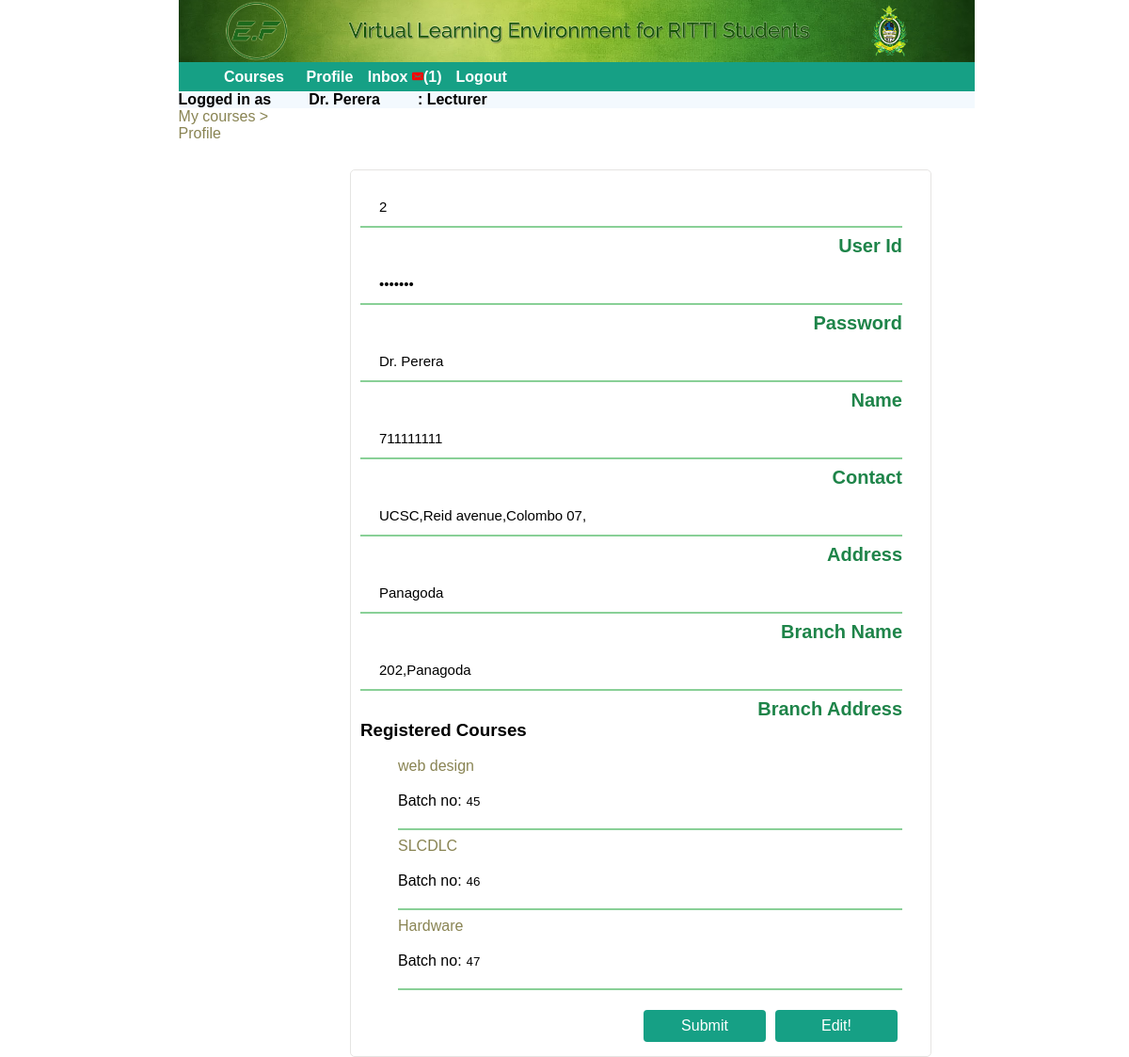
The app's page /lecturer/profile.php (signed in) with its own data.
### tables this page shows
CREATE TABLE IF NOT EXISTS `user` (
  `user_Id` int(11) NOT NULL AUTO_INCREMENT,
  `NIC` varchar(10) NOT NULL,
  `password` varchar(200) NOT NULL,
  `name` varchar(200) NOT NULL,
  `dob` date NOT NULL,
  `contact_No` int(10) NOT NULL,
  `address` varchar(2000) NOT NULL,
  `branch_Id` int(11) NOT NULL,
  `Type` int(1) NOT NULL,
  `registeredby` int(11) NOT NULL,
  PRIMARY KEY (`user_Id`)
);

CREATE TABLE IF NOT EXISTS `branch` (
  `branch_Id` varchar(11) NOT NULL,
  `branch_Name` text NOT NULL,
  `branch_head` text NOT NULL,
  `address` varchar(2000) NOT NULL,
  PRIMARY KEY (`branch_Id`)
);

CREATE TABLE IF NOT EXISTS `course_conduct` (
  `user_Id` varchar(20) NOT NULL,
  `course_Id` varchar(250) NOT NULL,
  `batch_No` int(11) NOT NULL,
  PRIMARY KEY (`user_Id`,`course_Id`,`batch_No`)
);

CREATE TABLE IF NOT EXISTS `course` (
  `course_Id` int(11) NOT NULL,
  `Course_name` text NOT NULL,
  `duration` varchar(200) NOT NULL,
  PRIMARY KEY (`course_Id`)
);

### lecturer/profile.php (the view, shortened to what this page needs)
 <?php
        if (time() - $_SESSION['start'] > 10000) {
            session_destroy();
            echo "Your session has expired! <a href='../login.php'>Login here</a>";
        }
        else{
          ?>
<!DOCTYPE html PUBLIC "-//W3C//DTD XHTML 1.0 Transitional//EN" "http://www.w3.org/TR/xhtml1/DTD/xhtml1-transitional.dtd">
<html xmlns="http://www.w3.org/1999/xhtml">
<head>
<link rel="stylesheet" type="text/css" href="../stylesheet.css">
</head>
<body style="background-color: white; ">
 <div id=upbanner >
</div>
<div id=boxbody >
<?php
if (isset($_SESSION['coursename'])  && isset($_SESSION['Course_ID']) && isset($_SESSION['batch_No'])   )
{
      $cname= $_SESSION['coursename'];
    $courseID=$_SESSION['Course_ID'];
    $batch_No=$_SESSION['batch_No'];
    ?>
<div id="breadcrumb">
        <li><a href="user_courses.php">My courses  > &nbsp </a></li>
        <li><a href="course.php?courseIDpass=<?php echo $courseID; ?>&B_No=<?php echo $batch_No ?> "> <?php echo $cname; ?> > &nbsp </a></li>
        <li><a href=""> Profile &nbsp </a></li>
</div>
<?php
}else{
    ?>
<div id="breadcrumb">
        <li><a href="user_courses.php">My courses  > &nbsp </a></li>
        <li><a href=""> Profile &nbsp </a></li>
</div>
<?php
}
?>
<div id= "profile">
<?php
include '../db.php';
$u_Idforprofile=$_SESSION['username'];
$sql = "SELECT * FROM user WHERE user_Id='$u_Idforprofile'";
$result = $conn->query($sql);
$row = $result->fetch_assoc();
$userbranch=$row['branch_Id'];
$sql2 = "SELECT branch_Name,address FROM branch WHERE branch_Id='$userbranch'";
$result2 = $conn->query($sql2);
$row2 = $result2->fetch_assoc();
$sql3 = "SELECT course_Id,batch_No FROM course_conduct WHERE user_Id='$u_Idforprofile'";
$result3 = $conn->query($sql3);
if ($result->num_rows > 0 && $result2->num_rows > 0) {
?>
    <form class="formlog" action="" method="post" style="margin-left:140px;">
    <div class="wrap">
    <input type="text" name="u_id" value="<?php echo $row['user_Id']?>" readonly>
    <label for="uid">User Id</label>
    </div>
    <div class="wrap">
    <input  type="password" name="pwd" id="pwd" value="<?php echo $row['password']?>" readonly>
    <label for="password">Password </label>
    </div>
    <div class="wrap">
    <input type="text" name="name" value="<?php echo $row['name']?>" readonly>
    <label for="name">Name </label>
    </div>
    <div class="wrap">
    <input type="text" id="cnc" name="contact_No" value="<?php echo $row['contact_No']?>"readonly >
    <label for="contact">Contact </label>
    </div>
    <div class="wrap">
    <input type="text" id="adds" name="address" value="<?php echo $row['address']?>"readonly>
    <label for="address">Address </label>
    <br>
    </div>
    <div class="wrap">
    <input type="text" name="Branch_name" value="<?php echo $row2['branch_Name']?>" readonly >
    <label for="branch">Branch Name </label>
    </div>
    <div class="wrap">
     <input type="text" name="branch_address" value="<?php echo $row2['address']?>" readonly>
     <label for="br_add">Branch Address </label>
     </div>
    <br>
    <h3>Registered Courses</h3>
    <ul>
<?php
    while($row3 = mysqli_fetch_assoc($result3)){
        $CourseIDforprofile=$row3['course_Id'];
        $sql4 = "SELECT Course_name FROM course WHERE course_Id='$CourseIDforprofile'";
        $result4 = $conn->query($sql4);
        $row4 = $result4->fetch_assoc();
        ?>
         <li ><a href="course.php?courseIDpass=<?php echo $CourseIDforprofile ?>" target="_parent" ><?php echo $row4['Course_name'];?></a><p>Batch no:<input type="number" name="branch_address" value="<?php echo $row3['batch_No']  ?>" readonly><p> </li><hr>
        <?php
    }
    ?>
    </ul>
    <button type="button" class="button btn-1" id=changebutton onclick="change()">Edit!</button>
    <input type="submit" class="button btn-1" id="upbutton" font="calibri" value="Submit" hidden ><br>
</form>
    <?php
    }
    ?>
</div>
</div>
</body>
</html>
<?php
}
?>

### stylesheet.css (style rules this page uses)
body { font-family: "calibri", sans-serif; background-color: #e6ffd7; padding: 0; margin: 0; background-repeat: repeat; }
a { text-decoration: none; color: #898453 }
li { list-style-type: none; }
hr { border: 1px solid #89D097 ; }
#upbanner { margin-left: 15.8%; width:70.5%; }
#boxbody { overflow: auto; overflow-x: hidden; border-radius: 0.2%; width: 80%; margin-left:15%; margin-right: 15%; }
#breadcrumb { border-radius: 4px; margin-right: 11%; margin-left: 1%; background-color: white; }
.button { display: inline-block; border-radius: 4px; background-color: #16A085; border: none; float: right; color: white; text-align: center; padding: 8px; transition: all 0.5s; cursor: pointer; margin: 5px; }
.btn-1 { font-size: 16px; width: 130px; color: #FFFFFF; }
label { font-size: 14px; color: #1E8449; font-weight: bold; }
input[type="text"] { width: 90%; }
input[type=text],input[type=password] { width: 100%; padding: 12px 20px; margin: 8px 0; box-sizing: border-box; border: none; border-bottom: 2px solid #89D097 ; font-size: 15px; display: block; }
input[type="number"] { border: none; padding: 5px; }
.formlog { float:left; width:60%;margin-left:20% !important ; margin-top:3%; border:solid 1px #E5E4E2; border-radius: 5px; padding: 10px; padding-right: 30px; }
.formlog div { clear: both; float: left; width: 100%; }
.formlog label { float: right; font-size: 20px; color: #1E8449; font-weight: bold; }

### records on screen
user: u_id "2", name "Dr. Perera", contact_No "711111111", address "UCSC,Reid avenue,Colombo 07,"
branch: Branch_name "Panagoda", branch_address "202,Panagoda"
course_conduct: course_Id.Course_name "web design", branch_address "45"
course_conduct: course_Id.Course_name "SLCDLC", branch_address "46"
course_conduct: course_Id.Course_name "Hardware", branch_address "47"

### other values on screen
$size "1"
$name "Dr. Perera"
